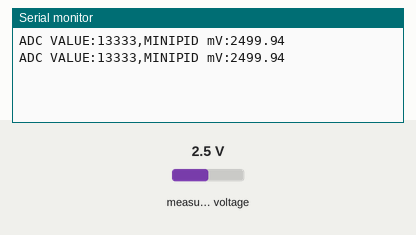
Recording of a sketch running on a simulated ESP32. Shown: the last lines printed to the serial monitor. The test bench sets the inputs (shaded band); at power-on: measured voltage 2.5 V.

Above: at 1.2 s.
1.3 s: measured voltage set to 0.1 V
At 2.6 s:
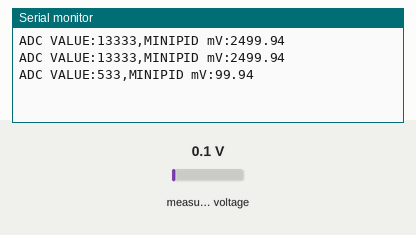
2.8 s: measured voltage set to 1.2 V
At 3.9 s:
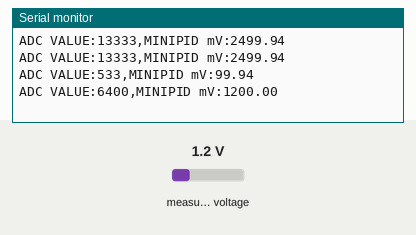
Timing chart, 0 to 5.8 s (numbered marks = the images above; inputs shaded):
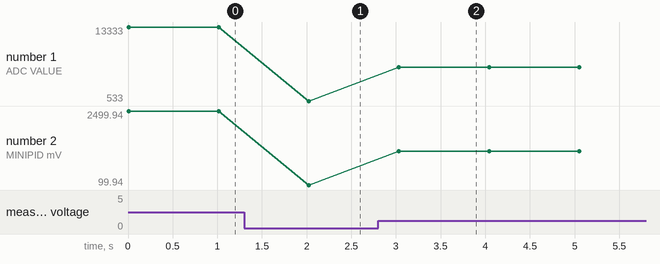

The sketch:

ESP32_minipid2.ino
```cpp
#include <Wire.h>
#include <Adafruit_ADS1X15.h>

Adafruit_ADS1115 ads;

void setup(void)
{
  Serial.begin(9600);
  ads.begin();
}

void loop(void)
{
  int16_t adc0;
  float volts0;
  float milli_Vol;
  adc0 = ads.readADC_SingleEnded(0);
  volts0 = ads.computeVolts(adc0);
  milli_Vol = volts0 * 1000;
  Serial.print("ADC VALUE:");
  Serial.print(adc0);
  Serial.print(",");
  Serial.print("MINIPID mV:");
  Serial.println(milli_Vol,2);
  //Serial.println("mV");


  delay(1000);

}
```

Measured:
- after the input at 1.3 s, the serial monitor: prints a new line after 0.73 s (image 1)
- after the input at 2.8 s, the serial monitor: prints a new line after 0.23 s (image 2)
- plotted number 1: 13333 → 533 after the input at 1.3 s, 533 → 6400 after the input at 2.8 s
- plotted number 2: 2499.94 → 99.94 after the input at 1.3 s, 99.94 → 1200 after the input at 2.8 s
